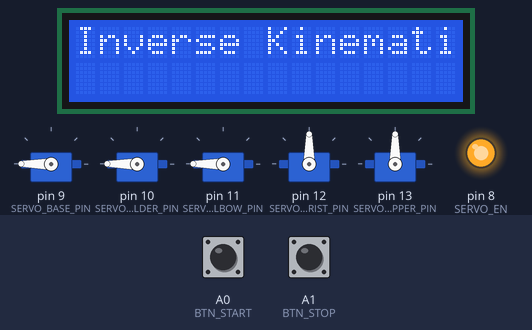
Bench run of a sketch on a simulated Arduino Uno, built with avr-gcc and run on an emulated ATmega328P. Shown: 16×2 character LCD, 5 × servo, output pins drawn as LEDs (lit = HIGH). The inputs (shaded band) are chosen by the test bench; at power-on: A0 (BTN_START) HIGH, A1 (BTN_STOP) HIGH. EEPROM starts erased.

Above: at 1.2 s.
1.3 s: A0 (BTN_START) pulled LOW for 0.15 s
At 3.0 s:
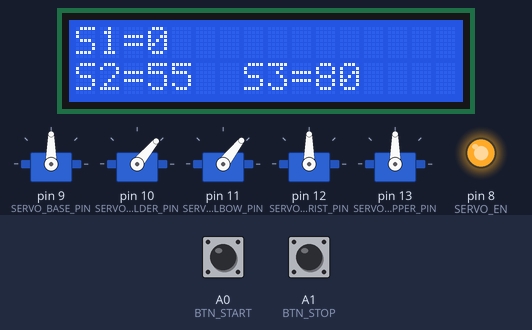
3.3 s: A1 (BTN_STOP) pulled LOW for 0.15 s
At 4.1 s:
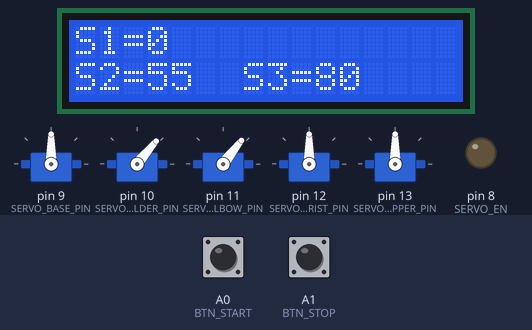
5.3 s: A0 (BTN_START) pulled LOW for 1 s
At 6.1 s:
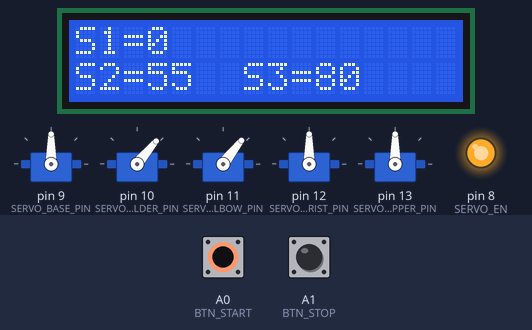
7.8 s: A1 (BTN_STOP) pulled LOW for 1 s
At 8.7 s:
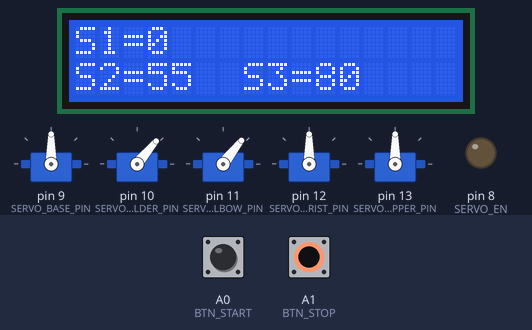
Timing chart, 0 to 10.8 s (numbered marks = the images above; inputs shaded):
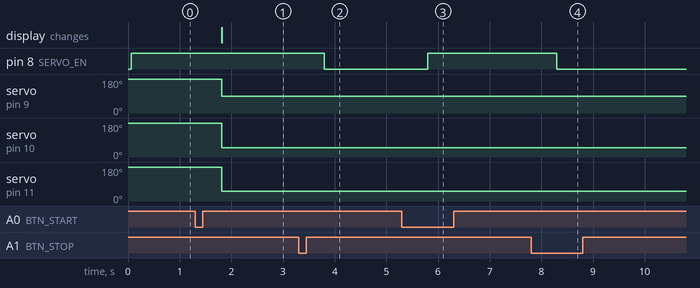

The sketch:

InverseKinematic.ino
```cpp
/***************************************
 * PROGRAM INVERSE KINEMATIC
 **************************************/
#include <Arduino.h>
#include <Servo.h>
#include <EEPROM.h>
#include <LiquidCrystal.h>

Servo servoBase;
Servo servoShoulder;
Servo servoElbow;
Servo servoWrist;
Servo servoGripper;

LiquidCrystal lcd(2,3,4,5,6,7);

/********** ARDUINO PIN *******************/
/*Pin Number 2,3,4,5,6,7 use as LCD       */
#define SERVO_EN                8
#define SERVO_BASE_PIN          9
#define SERVO_SHOULDER_PIN      10
#define SERVO_ELBOW_PIN         11
#define SERVO_WRIST_PIN         12
#define SERVO_GRIPPER_PIN       13
#define BTN_START               A0
#define BTN_STOP                A1

/******* Arm Robot Dimension ************/
const long L_SHOULDER = 148;
const long L_ELBOW    = 160;

/******* Min-Max Pulse Servo ************/
#define BASE_MIN_PULSE        415
#define BASE_MAX_PULSE        2325
#define SHOULDER_MIN_PULSE    645
#define SHOULDER_MAX_PULSE    2210
#define ELBOW_MIN_PULSE       583
#define ELBOW_MAX_PULSE       2257
#define WRIST_MIN_PULSE       550
#define WRIST_MAX_PULSE       2504
#define GRIPPER_MIN_PULSE     665
#define GRIPPER_MAX_PULSE     2400

/******* Min-Max Angle Servo ************/
#define BASE_MIN        0
#define BASE_MAX        180
#define SHOULDER_MIN    15
#define SHOULDER_MAX    130
#define ELBOW_MIN       3
#define ELBOW_MAX       110
#define WRIST_MIN       3
#define WRIST_MAX       180
#define GRIPPER_MIN     120
#define GRIPPER_MAX     50

/******* Servo Offset Value *************/
#define SHOULDER_OFFSET       5
#define ELBOW_OFFSET          8
#define BASE_OFFSET           0

/******* EEPROM ADDRESS ****************/
#define BASE_ADD      90
#define SHOULDER_ADD  91
#define ELBOW_ADD     92


/****************************************
 * SETUP FUNCTION
 ****************************************/
int x,y,z;

void setup() {
  Serial.begin(9600);
  lcd.begin(16, 2);
  pinMode(BTN_START, INPUT);
  pinMode(BTN_STOP, INPUT);
  pinMode(SERVO_EN, OUTPUT);

  /* Pengaturan Pulsa Pada Masing-Masing Servo */
  servoBase.attach(SERVO_BASE_PIN,BASE_MIN_PULSE, BASE_MAX_PULSE);
  servoShoulder.attach(SERVO_SHOULDER_PIN,SHOULDER_MIN_PULSE, SHOULDER_MAX_PULSE);
  servoElbow.attach(SERVO_ELBOW_PIN,ELBOW_MIN_PULSE, ELBOW_MAX_PULSE);
  servoWrist.attach(SERVO_WRIST_PIN,WRIST_MIN_PULSE,WRIST_MAX_PULSE);
  servoGripper.attach(SERVO_GRIPPER_PIN,GRIPPER_MIN_PULSE,GRIPPER_MAX_PULSE);

  /* Posisi Awal Motor Servo */
  servoBase.write(EEPROM.read(BASE_ADD));
  servoShoulder.write(EEPROM.read(SHOULDER_ADD));
  servoElbow.write(EEPROM.read(ELBOW_ADD));

  //inverse_kinematik_3dof(0, 160, 148);
  digitalWrite(SERVO_EN, HIGH);
  lcd.setCursor(0,0);
  lcd.print("Inverse Kinematic");
}

/*****************************************
 * IK FUNCTION
 ****************************************/
void inverse_kinematik_2dof(long x, long y, long z){
  float q1, q2, q1a, q1b;   //tetha
  int sudutBase, sudutShoulder, sudutElbow, sudutWrist;
  long im_1, a, b;
  boolean inRange = false;

//Hitung sisi miring x dan y (Persamaan 3.11)
  im_1 = sqrt(sq(x)+ sq(y)) - 25;
//Hitung sudut q1a (Persamaan 3.10)
  q1a  = (atan2(y, x)) * RAD_TO_DEG;
//Hitung sudut q1b (Persamaan 3.12)
  a = sq(L_SHOULDER) + sq(im_1) - sq(L_ELBOW);
  b = 2 * L_SHOULDER * im_1;
  q1b = acos((float)a / (float)b);
//Jumlahkan sudut q1 (Persamaan 3.12)
  q1 = (q1a + q1b) * RAD_TO_DEG;
// Hitung sudut q2
  a = sq(L_SHOULDER) + sq(L_ELBOW) - sq(im_1);
  b = 2 * L_SHOULDER * L_ELBOW;
  q2 = (acos((float)a / (float)b)) * RAD_TO_DEG;

// Periksa apakah sudut ada dalam jangkauan servo?
  if((q1 <= 0) || (q1 >= 0)) inRange = true;
    else inRange = false;
  if((q2 <= 0) || (q2 >= 0)) inRange = true;
    else inRange = false;

  if(inRange){
    // Pengaturan Arah Pergerakan Sudut Tiap Servo
    sudutShoulder = q1 - SHOULDER_OFFSET;
    sudutElbow    = (180 - q2 - q1) + ELBOW_OFFSET;

    // Batas Nilai Servo
    sudutShoulder = constrain(sudutShoulder, SHOULDER_MIN,SHOULDER_MAX);
    sudutElbow = constrain(sudutElbow, ELBOW_MIN, ELBOW_MAX);
    // Write Servo
    servoShoulder.write(sudutShoulder);
    servoElbow.write(sudutElbow);

    lcd.clear();
    lcd.setCursor(0,0);
    lcd.print("S1="); lcd.print((int)q1);
    lcd.setCursor(0,1);
    lcd.print("S2="); lcd.print((int)q2);
    lcd.setCursor(7,1);
    lcd.print("S3="); lcd.print((int)q2);
    }
  else{
    Serial.println("Target Di Luar Jangkauan");
    lcd.clear();
    lcd.setCursor(0,0);
    lcd.print("Out of Range....");
    }
  }

void inverse_kinematik_3dof(long x, long y, long z){
  float q1,q2,q2a,q2b,q3; //tetha
  int sudutBase, sudutShoulder, sudutElbow, sudutWrist;
  long im_1, im_2, a, b;
  boolean inRange =  false;

  // Sisi Miring Imajiner
  im_1 = (sqrt(sq(x) + sq(y)));
  im_2 = sqrt(sq(z) + sq(im_1));

  // IK Sudut Base
  q1 = (atan2(x,y)) * RAD_TO_DEG;

  // IK Sudut Shoulder
  q2a = atan2(z, im_1);
  a = sq(L_SHOULDER) + sq(im_2) - sq(L_ELBOW);
  b = 2 * L_SHOULDER * im_2;
  q2b = acos((float)a / (float)b);
  q2 = (q2a + q2b) * RAD_TO_DEG;

  // IK Sudut Elbow
  a = sq(L_SHOULDER) + sq(L_ELBOW) - sq(im_2);
  b = 2 * L_SHOULDER * L_ELBOW;
  q3 = (acos((float)a / (float)b)) * RAD_TO_DEG;

  // Periksa Apakah Sudut Berada Dalam Jangkauan?
  if((q2 <= 0) || (q2 >= 0)) inRange = true;
    else inRange = false;
  if((q3 <= 0) || (q3 >= 0)) inRange = true;
    else inRange = false;

  if(inRange){
    // Pengaturan Arah Pergerakan Sudut Tiap Servo
    sudutBase     = 90 - q1 - BASE_OFFSET;
    sudutShoulder = q2 - SHOULDER_OFFSET;
    sudutElbow    = (180 - q3 - q2) + ELBOW_OFFSET;

    // Batas Nilai Servo
    sudutBase = constrain(sudutBase, BASE_MIN,BASE_MAX);
    sudutShoulder = constrain(sudutShoulder, SHOULDER_MIN,SHOULDER_MAX);
    sudutElbow = constrain(sudutElbow, ELBOW_MIN, ELBOW_MAX);
    sudutWrist = constrain(sudutBase, WRIST_MIN, WRIST_MAX);
    // Write Servo
    servoBase.write(sudutBase);
    servoShoulder.write(sudutShoulder);
    servoElbow.write(sudutElbow);
    servoWrist.write(sudutBase);
    // Save Last Position
    EEPROM.write(BASE_ADD, sudutBase);
    EEPROM.write(SHOULDER_ADD, sudutShoulder);
    EEPROM.write(ELBOW_ADD, sudutElbow);

    lcd.clear();
    lcd.setCursor(0,0);
    lcd.print("S1="); lcd.print((int)q1);
    lcd.setCursor(0,1);
    lcd.print("S2="); lcd.print((int)q2);
    lcd.setCursor(7,1);
    lcd.print("S3="); lcd.print((int)q3);
    }
  else{
    Serial.println("Target Di Luar Jangkauan");
    lcd.clear();
    lcd.setCursor(0,0);
    lcd.print("Out of Range....");
    }
  }


/*****************************************
 * Loop
 ****************************************/
void loop() {
  if(digitalRead(BTN_START) == 0){
    delay(500);
    digitalWrite(SERVO_EN, HIGH);

 // Posisi yang dituju:
    x = 0; y = 200; z = 10;

 // kinematik:
    inverse_kinematik_3dof(x, y, z);
    }

  if(digitalRead(BTN_STOP) == 0){
    delay(500);
    digitalWrite(SERVO_EN,LOW);
    }
}
```

Measured:
- after the input at 1.3 s, servo on pin 9 (SERVO_BASE_PIN): 180° → 90° after 0.51 s; servo on pin 10 (SERVO_SHOULDER_PIN): 180° → 50° after 0.51 s; servo on pin 11 (SERVO_ELBOW_PIN): 180° → 52° after 0.51 s; the display: changes after 0.51 s (image 1)
- after the input at 3.3 s, pin 8 (SERVO_EN): HIGH → LOW after 0.50 s
- after the input at 5.3 s, pin 8 (SERVO_EN): LOW → HIGH after 0.50 s
- after the input at 7.8 s, pin 8 (SERVO_EN): HIGH → LOW after 0.50 s
